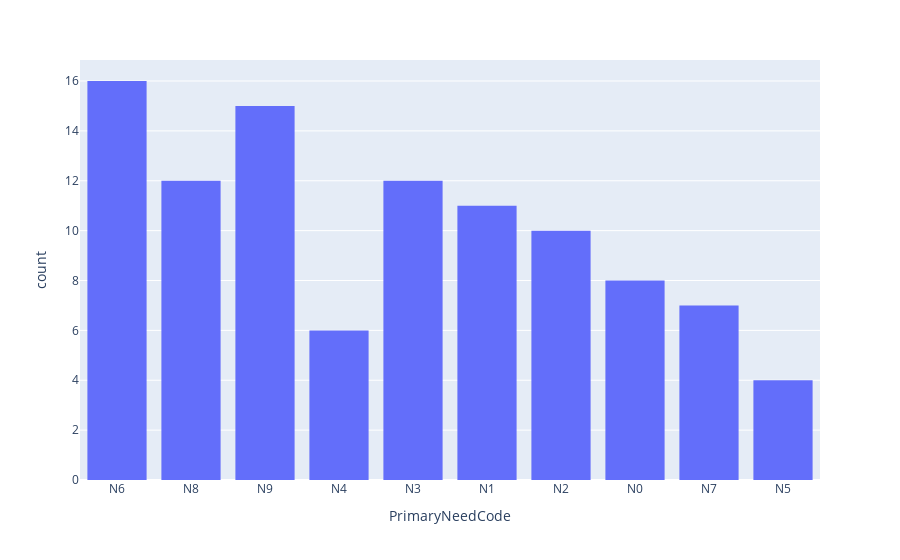

Notebook code cell kept with this figure:
### Code cell
# I tend to use a categorical histogram rather than a bar chart for this type of data as it removes a step where I need to use a pandas groupby count, and does it for me.
# If you pass plotly a categorical column, it knows what to do!

filepath = r'https://raw.githubusercontent.com/data-to-insight/D2I-Jupyter-Notebook-Tools/main/ml-data%20science%20tutorials/data/CINdetails.csv'

CINdetails = pd.read_csv(filepath)

bar = px.histogram(CINdetails, x='PrimaryNeedCode')

bar.show()

### Figure 1 — Plotly figure (JSON) as saved in the notebook; plotly's stock layout.template omitted (floating-point values rounded to 4 significant figures)
{"data": [{"alignmentgroup": "True", "bingroup": "x", "hovertemplate": "PrimaryNeedCode=%{x}<br>count=%{y}<extra></extra>", "legendgroup": "", "marker": {"color": "#636efa", "pattern": {"shape": ""}}, "name": "", "offsetgroup": "", "orientation": "v", "showlegend": false, "type": "histogram", "x": ["N6", "N8", "N9", "N4", "N9", "N3", "N3", "N8", "N6", "N9", "N1", "N6", "N6", "N8", "N6", "N9", "N2", "N8", "N1", "N6", "N0", "N3", "N8", "N7", "N0", "N9", "N6", "N3", "N3", "N9", "N9", "N4", "N5", "N0", "N4", "N8", "N6", "N5", "N2", "N7", "N0", "N1", "N6", "N2", "N1", "N1", "N4", "N6", "N7", "N8", "N8", "N7", "N1", "N0", "N3", "N2", "N3", "N8", "N8", "N9", "N5", "N0", "N6", "N3", "N2", "N3", "N6", "N5", "N1", "N9", "N2", "N0", "N9", "N0", "N2", "N1", "N2", "N7", "N1", "N9", "N3", "N3", "N8", "N8", "N6", "N2", "N1", "N3", "N9", "N7", "N1", "N4", "N6", "N7", "N2", "N6", "N4", "N9", "N6", "N9", "N9"], "xaxis": "x", "yaxis": "y"}], "layout": {"barmode": "relative", "legend": {"tracegroupgap": 0}, "margin": {"t": 60}, "xaxis": {"anchor": "y", "domain": [0, 1], "title": {"text": "PrimaryNeedCode"}}, "yaxis": {"anchor": "x", "domain": [0, 1], "title": {"text": "count"}}}}
